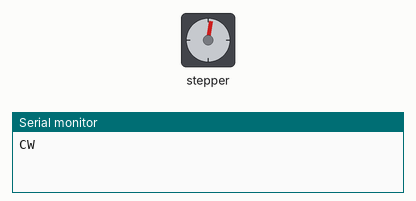
Recording of a program running on a simulated Arduino Uno, built with avr-gcc and run on an emulated ATmega328P. On the bench: stepper motor, the last lines printed to the serial monitor. Stepper angles assume 100 steps per turn.

Above: at 0.05 s.
At 0.6 s:
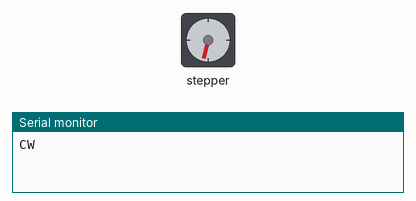
At 1.15 s:
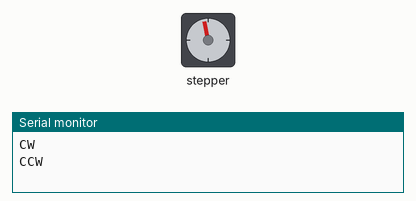
At 1.7 s:
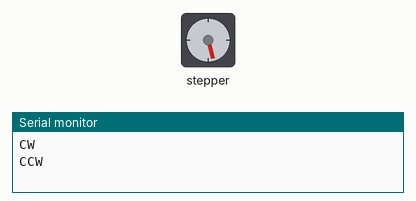
Timing chart, 0 to 5.1 s (numbered marks = the images above):
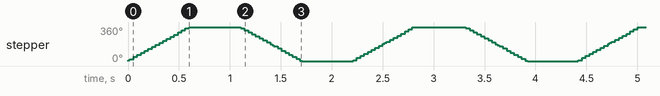

Measured:
- by itself, stepper: turns 360° clockwise in 0.60 s, then 360° counter-clockwise in 0.61 s, repeating every 2.2 s

The program:

main.cpp
```cpp
#include <Arduino.h>
#include <Stepper.h>

// put function declarations here:
int myFunction(int, int);

//Stepper Stepper(steps,1,2,3,4)四相步进电机实例
int STEP=100;
int mot_pin1=8;
int mot_pin2=9;
int mot_pin3=10;
int mot_pin4=11;
Stepper mystepper(STEP,mot_pin1,mot_pin2,mot_pin3,mot_pin4);

void setup() {
  // put your setup code here, to run once:
  int result = myFunction(2, 3);
  //stepSpeed,通过脉冲频率设置电机转速
  mystepper.setSpeed(STEP);
  Serial.begin(9600);
}

void loop() {
  // put your main code here, to run repeatedly:
  Serial.println("CW");
  //step通过脉冲数控制电机转动角度
  mystepper.step(STEP);
  delay(500);
  Serial.println("CCW");
  mystepper.step(-1*STEP);
  delay(500);
}

// put function definitions here:
int myFunction(int x, int y) {
  return x + y;
}
```
